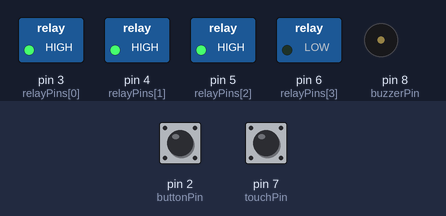
Bench run of a sketch on a simulated Arduino Uno, built with avr-gcc and run on an emulated ATmega328P. On the bench: switched loads named in the sketch (green lamp = pin HIGH), buzzer (waves = sounding). The test bench sets the inputs (shaded band); at power-on: pin 2 (buttonPin) HIGH, pin 7 (touchPin) LOW. EEPROM starts erased; pins used as bus, display or sensor lines are not drawn; what the sketch prints to the serial monitor is not drawn.

Above: at 1.9 s.
2.0 s: pin 2 (buttonPin) pulled LOW for 0.15 s
At 3.8 s:
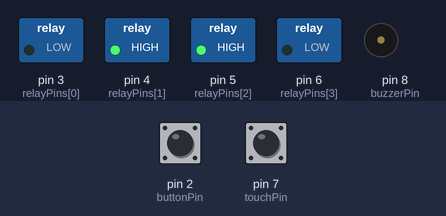
5.0 s: pin 7 (touchPin) pulled HIGH for 1 s
At 6.8 s:
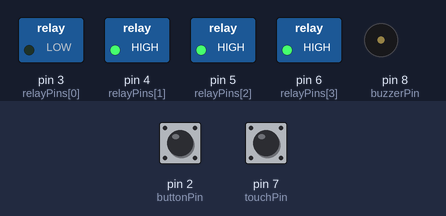
7.5 s: pin 2 (buttonPin) pulled LOW for 3.2 s
At 10.9 s:
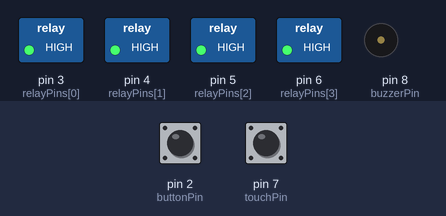
12.2 s: pin 2 (buttonPin) pulled LOW for 3.2 s
At 16.2 s:
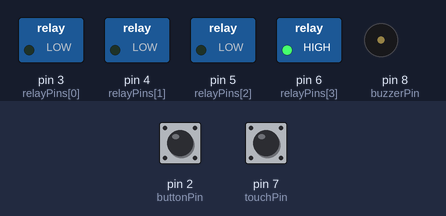
16.9 s: pin 7 (touchPin) pulled HIGH for 3.2 s
At 19.0 s:
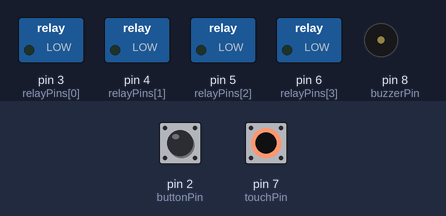
21.6 s: pin 2 (buttonPin) pulled LOW for 1 s
At 24.5 s:
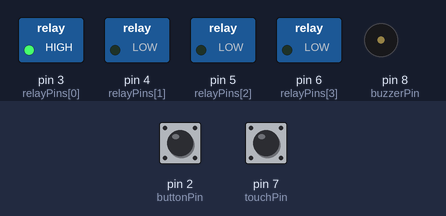
Timing chart, 0 to 25.5 s (numbered marks = the images above; inputs shaded):
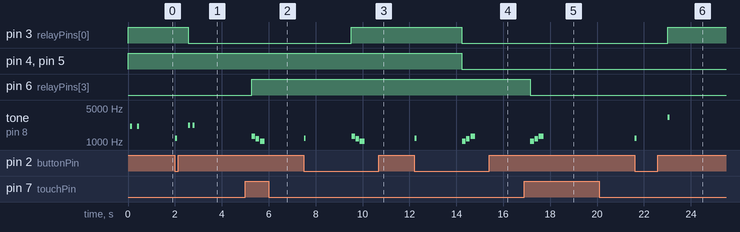

The sketch:

Kontrol-4-Relay.ino
```cpp
// (licence header left out)
#include <ClickButton.h>
#include <EEPROM.h>
#include <SPI.h>
#include <MFRC522.h>

// === Pin Setup ===
const int buttonPin = 2;
const int relayPins[4] = {3, 4, 5, 6};
const int touchPin = 7;
const int buzzerPin = 8;

// === RFID Setup ===
#define SS_PIN 10
#define RST_PIN 9
MFRC522 mfrc522(SS_PIN, RST_PIN);

bool relayState[4] = {false, false, false, false};
ClickButton button(buttonPin, LOW, CLICKBTN_PULLUP);

// EEPROM address
const int eepromAddr[3] = {0, 1, 2};
const int eepromModeAddr   = 10;
const int eepromRfidAddr   = 11;
const int eepromTouchAddr  = 12;

unsigned long touchStart = 0;
bool touchActive = false;
const unsigned long touchThreshold = 250;

// Beep & Mode
int beepMode = 1; // 1–5 normal, 6 = diam
bool rfidEnabled  = true;
bool touchEnabled = true;

// RFID reset watchdog
unsigned long lastRFIDCheck = 0;
const unsigned long RFID_TIMEOUT = 3000;
int rfidResetCount = 0;

// === Beep Functions ===
void playBeepOn(int mode) {
  if (mode == 1) {
    tone(buzzerPin, 1047, 150); delay(180);
    tone(buzzerPin, 1175, 150); delay(180);
    tone(buzzerPin, 1319, 200); delay(250);
  }
  else if (mode == 2) {
    tone(buzzerPin, 988, 200); delay(250);
    tone(buzzerPin, 1319, 250); delay(300);
  }
  else if (mode == 3) {
    tone(buzzerPin, 1319, 150); delay(180);
    tone(buzzerPin, 1175, 150); delay(180);
    tone(buzzerPin, 1568, 250); delay(300);
  }
  else if (mode == 4) {
    tone(buzzerPin, 1200, 300); delay(350);
  }
  else if (mode == 5) {
    tone(buzzerPin, 1500, 150); delay(200);
    tone(buzzerPin, 1200, 500); delay(600);
  }
  noTone(buzzerPin);
}

void playBeepOff(int mode) {
  if (mode == 1) {
    tone(buzzerPin, 1319, 150); delay(180);
    tone(buzzerPin, 1175, 150); delay(180);
    tone(buzzerPin, 1047, 200); delay(250);
  }
  else if (mode == 2) {
    tone(buzzerPin, 880, 200); delay(250);
  }
  else if (mode == 3) {
    tone(buzzerPin, 1568, 150); delay(180);
    tone(buzzerPin, 1175, 150); delay(180);
    tone(buzzerPin, 988, 200); delay(250);
  }
  else if (mode == 4) {
    tone(buzzerPin, 1000, 300); delay(350);
  }
  else if (mode == 5) {
    tone(buzzerPin, 1000, 600); delay(650);
  }
  noTone(buzzerPin);
}

void playModeChange(int mode) {
  if (mode == 6) {
    Serial.println("Mode beep = Diam");
    return;
  }
  for (int i = 0; i < mode; i++) {
    tone(buzzerPin, 1000 + i*200, 150);
    delay(200);
  }
  noTone(buzzerPin);
}

// === Welcome Tone ===
void playWelcomeTone() {
  if (beepMode == 6) return; // kalau mode diam, jangan bunyi
  // tone(buzzerPin, 880, 150);  delay(200);
  // tone(buzzerPin, 1047, 150); delay(200);
  // tone(buzzerPin, 1319, 250); delay(300);
  tone(buzzerPin, 2100, 100);
  delay(300);
  tone(buzzerPin, 2100, 100);
  delay(300);
  noTone(buzzerPin);
}

// === Relay Toggle ===
void toggleRelay4() {
  relayState[3] = !relayState[3];
  digitalWrite(relayPins[3], relayState[3] ? LOW : HIGH);
  Serial.print("Relay 4 = ");
  Serial.println(relayState[3] ? "ON" : "OFF");
  if (relayState[3]) playBeepOn(beepMode);
  else playBeepOff(beepMode);
}

// === Setup ===
void setup() {
  Serial.begin(9600);
  Serial.println("=== Sistem Start ===");

  // Relay 1–3 status EEPROM
  for (int i = 0; i < 3; i++) {
    relayState[i] = EEPROM.read(eepromAddr[i]) == 1;
    pinMode(relayPins[i], OUTPUT);
    digitalWrite(relayPins[i], relayState[i] ? LOW : HIGH);
    Serial.print("Relay ");
    Serial.print(i + 1);
    Serial.print(" = ");
    Serial.println(relayState[i] ? "ON" : "OFF");
  }

  // Relay 4 selalu ON saat start
  relayState[3] = true;
  pinMode(relayPins[3], OUTPUT);
  digitalWrite(relayPins[3], LOW);
  Serial.println("Relay 4 = ON (default saat start)");

  // Tombol
  button.debounceTime   = 20;
  button.multiclickTime = 400;
  button.longClickTime  = 2000;  // 5 detik long press

  pinMode(touchPin, INPUT);
  pinMode(buzzerPin, OUTPUT);

  // Mode beep
  beepMode = EEPROM.read(eepromModeAddr);
  if (beepMode == 255 || beepMode < 1 || beepMode > 6) {
    beepMode = 1;
    EEPROM.update(eepromModeAddr, beepMode);
  }

  // Status RFID & Touch
  rfidEnabled  = EEPROM.read(eepromRfidAddr)  != 0;
  touchEnabled = EEPROM.read(eepromTouchAddr) != 0;

  Serial.print("Mode beep = ");
  if (beepMode == 6) Serial.println("Diam");
  else Serial.println(beepMode);
  Serial.print("RFID = ");  Serial.println(rfidEnabled  ? "Aktif" : "Mati");
  Serial.print("Touch = "); Serial.println(touchEnabled ? "Aktif" : "Mati");

  // Beep startup
  if (beepMode != 6) {
    // tone(buzzerPin, 1200, 200);
    // delay(250);
    // noTone(buzzerPin);

    // 🎶 Welcome Tone
    playWelcomeTone();
  }

  // Inisialisasi RFID
  SPI.begin();
  mfrc522.PCD_Init();
  lastRFIDCheck = millis();
  Serial.println("Tempelkan kartu RFID...");
}

// === Main Loop ===
void loop() {
  button.Update();

  // 🔔 Bunyi tombol sekali saat ditekan, semua mode
  static bool lastButtonState = HIGH;
  bool currentButtonState = digitalRead(buttonPin);
  if (lastButtonState == HIGH && currentButtonState == LOW) {
    tone(buzzerPin, 1200, 80);  // beep 1x langsung saat tekan
  }
  lastButtonState = currentButtonState;

  if (button.clicks != 0) {
    if (button.clicks > 0) {
      int clickNum = button.clicks;
      Serial.print("Tombol ditekan ");
      Serial.print(clickNum);
      Serial.println(" kali");

      // === Aksi Tombol ===
      if (clickNum >= 1 && clickNum <= 3) {
        int relayIndex = clickNum - 1;
        relayState[relayIndex] = !relayState[relayIndex];
        digitalWrite(relayPins[relayIndex], relayState[relayIndex] ? LOW : HIGH);
        EEPROM.update(eepromAddr[relayIndex], relayState[relayIndex] ? 1 : 0);
        Serial.print("Relay ");
        Serial.print(relayIndex + 1);
        Serial.print(" = ");
        Serial.println(relayState[relayIndex] ? "ON" : "OFF");

        // Beep 2x jika relay ON, 1x jika relay OFF
        if (relayState[relayIndex]) {
          tone(buzzerPin, 2200, 80);
          delay(200);
          tone(buzzerPin, 2200, 80);
        } else {
          tone(buzzerPin, 3200, 80);
          delay(80);
          noTone(buzzerPin);
        }
      }
      else if (clickNum == 4) {
        toggleRelay4();
      }
      else if (clickNum == 6) {
        beepMode++;
        if (beepMode > 6) beepMode = 1;
        EEPROM.update(eepromModeAddr, beepMode);
        Serial.print("Mode beep diganti ke ");
        if (beepMode == 6) Serial.println("Diam");
        else Serial.println(beepMode);
        playModeChange(beepMode);
      }
      else if (clickNum == 7) {
        rfidEnabled = !rfidEnabled;
        EEPROM.update(eepromRfidAddr, rfidEnabled ? 1 : 0);
        Serial.print("RFID ");
        Serial.println(rfidEnabled ? "Diaktifkan" : "Dimatikan");
        if (beepMode != 6) tone(buzzerPin, rfidEnabled ? 1500 : 500, 200);
      }
      else if (clickNum == 8) {
        touchEnabled = !touchEnabled;
        EEPROM.update(eepromTouchAddr, touchEnabled ? 1 : 0);
        Serial.print("Touch ");
        Serial.println(touchEnabled ? "Diaktifkan" : "Dimatikan");
        if (beepMode != 6) tone(buzzerPin, touchEnabled ? 1800 : 600, 200);
      }
    }
    else if (button.clicks < 0) {
      Serial.println("Long press 5 detik: Toggle Relay 1-3");

      bool newState = !(relayState[0] || relayState[1] || relayState[2]);

      for (int i = 0; i < 3; i++) {
        relayState[i] = newState;
        digitalWrite(relayPins[i], relayState[i] ? LOW : HIGH);
        EEPROM.update(eepromAddr[i], relayState[i] ? 1 : 0);
        Serial.print("Relay ");
        Serial.print(i + 1);
        Serial.print(" = ");
        Serial.println(relayState[i] ? "ON" : "OFF");
      }

      if (newState) playBeepOn(beepMode);
      else playBeepOff(beepMode);
    }
  }

  // === Touch Sensor untuk Relay 4 ===
  if (touchEnabled) {
    int touchState = digitalRead(touchPin);
    if (touchState == HIGH && !touchActive) {
      touchStart = millis();
      touchActive = true;
    }
    if (touchState == HIGH && touchActive && (millis() - touchStart >= touchThreshold)) {
      Serial.println("Sentuh terdeteksi: Toggle relay 4");
      toggleRelay4();
      while (digitalRead(touchPin) == HIGH) delay(10);
      touchActive = false;
    }
    if (touchState == LOW) touchActive = false;
  }

  // === RFID untuk Relay 4 ===
  if (rfidEnabled) {
    if (mfrc522.PICC_IsNewCardPresent() && mfrc522.PICC_ReadCardSerial()) {
      String uidString = "";
      for (byte i = 0; i < mfrc522.uid.size; i++) {
        if (mfrc522.uid.uidByte[i] < 0x10) uidString += "0";
        uidString += String(mfrc522.uid.uidByte[i], HEX);
      }
      uidString.toUpperCase();

      Serial.print("Kartu Terdeteksi UID: ");
      Serial.println(uidString);

      if (uidString == "idtag1" || uidString == "idtag2") {
        Serial.println("Kartu valid → Toggle Relay 4");
        toggleRelay4();
      } else {
        Serial.println("Kartu tidak dikenal!");
        if (beepMode != 6) {
          tone(buzzerPin, 400, 300);
          delay(300);
        }
      }
      mfrc522.PICC_HaltA();
      lastRFIDCheck = millis();
    }

    // === Watchdog RFID Reset ===
    if (millis() - lastRFIDCheck > RFID_TIMEOUT) {
      Serial.println("⚠️ RFID tidak merespon, reset modul...");
      mfrc522.PCD_Init();
      lastRFIDCheck = millis();
      rfidResetCount++;
      Serial.print("Jumlah reset RFID: ");
      Serial.println(rfidResetCount);
    }
  }
}
```

Measured:
- after the input at 2.0 s, pin 3 (relayPins[0]): HIGH → LOW after 0.57 s; tone on pin 8 (buzzerPin): plays 1200 Hz for 0.08 s, 2200 Hz for 0.08 s, 2200 Hz for 0.08 s, starting at once
- after the input at 5.0 s, pin 6 (relayPins[3]): LOW → HIGH after 0.27 s; tone on pin 8 (buzzerPin): plays 1319 Hz for 0.15 s, 1175 Hz for 0.15 s, 1047 Hz for 0.20 s, starting after 0.27 s
- after the input at 7.5 s, pin 3 (relayPins[0]): LOW → HIGH after 2.0 s; tone on pin 8 (buzzerPin): plays 1200 Hz for 0.08 s, 1319 Hz for 0.15 s, 1175 Hz for 0.15 s, 1047 Hz for 0.20 s, starting at once
- after the input at 12.2 s, pin 3 (relayPins[0]), pin 4 (relayPins[1]), pin 5 (relayPins[2]): HIGH → LOW after 2.0 s; tone on pin 8 (buzzerPin): plays 1200 Hz for 0.08 s, 1047 Hz for 0.15 s, 1175 Hz for 0.15 s, 1319 Hz for 0.20 s, starting at once
- after the input at 16.9 s, pin 6 (relayPins[3]): HIGH → LOW after 0.26 s; tone on pin 8 (buzzerPin): plays 1047 Hz for 0.15 s, 1175 Hz for 0.15 s, 1319 Hz for 0.20 s, starting after 0.26 s
- after the input at 21.6 s, pin 3 (relayPins[0]): LOW → HIGH after 1.4 s; tone on pin 8 (buzzerPin): silent → 1200 Hz at once, → silent 0.08 s later, → 3200 Hz 1.3 s later, → silent 0.08 s later
